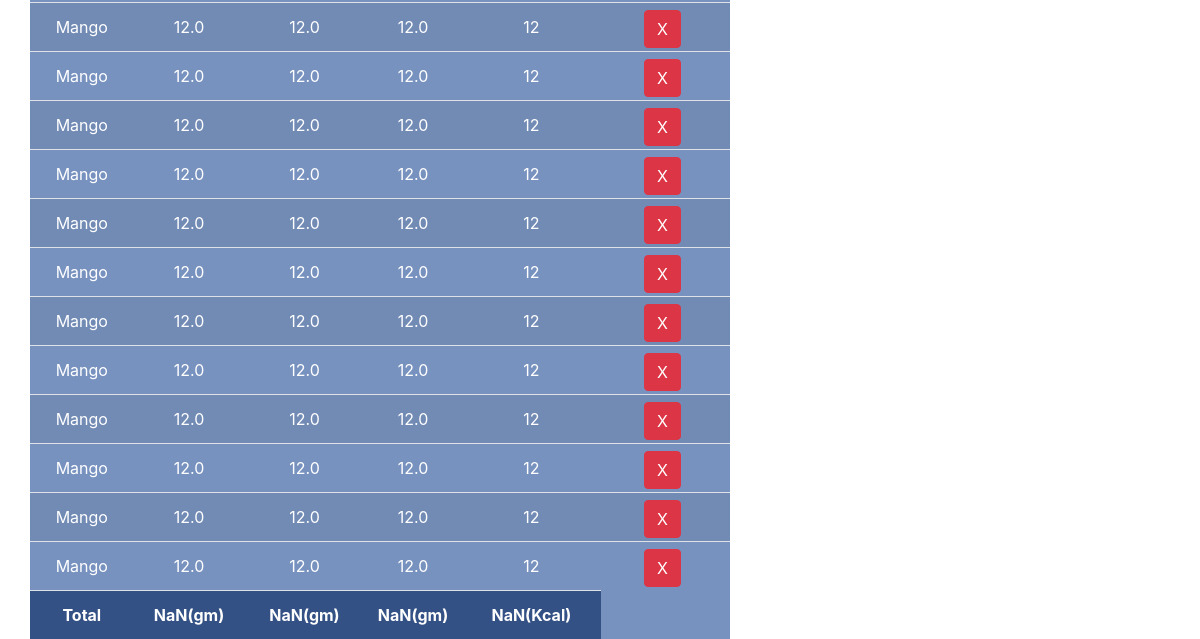
Before: /dashboard/dashboard/ (signed in, lower part) with the older database file.
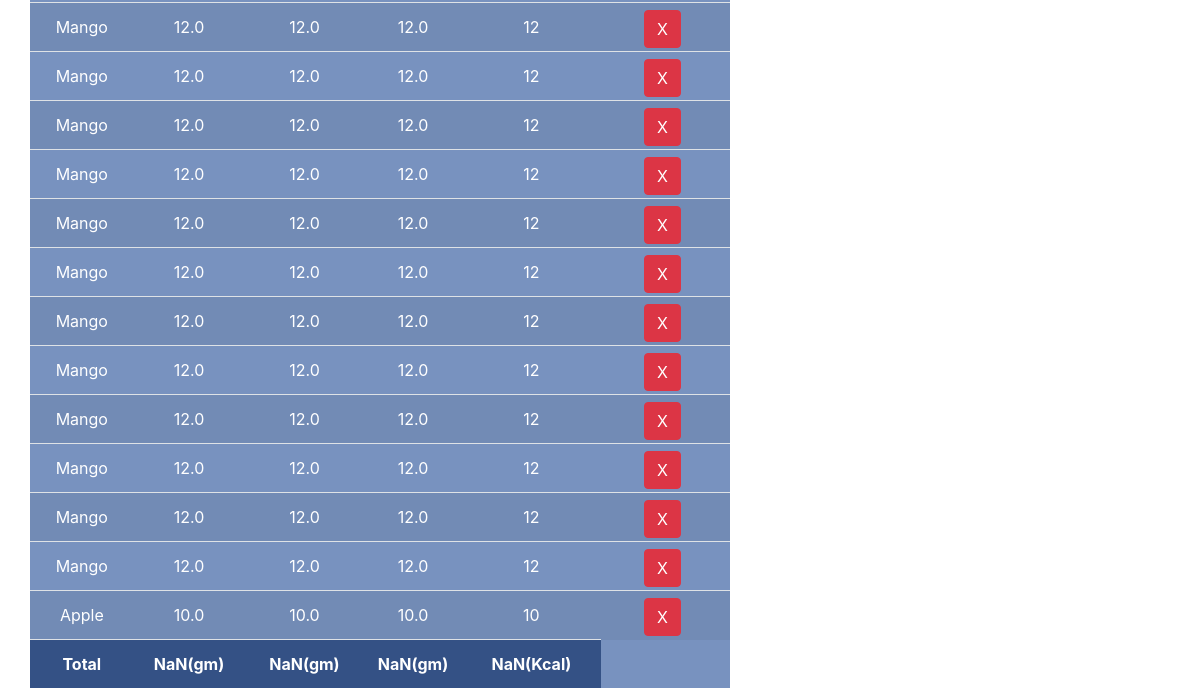
After: the same page with the newer database file.
### app/models.py (models this page shows, shortened)
class selected_item(models.Model):
    user = models.ForeignKey(User, on_delete=models.CASCADE)
    food_consumed = models.ForeignKey(Food, on_delete=models.CASCADE)

class Food(models.Model):
    name = models.CharField(max_length=100)
    carbs = models.FloatField(null=None)
    protein = models.FloatField(null=None)
    fats = models.FloatField(null=None)
    calories = models.IntegerField(null=None)

### app/views.py (the view)
# urls.py: path('dashboard/', views.dashboard , name="dashboard"),
@login_required(login_url='login')
def dashboard(request):
    if request.method == "POST":
        food_consumed = request.POST['food_consumed']
        consume = Food.objects.get(name=food_consumed)
        user = request.user
        consume = selected_item(user=user, food_consumed=consume)
        consume.save()
        foods = Food.objects.all()
        print(foods)
    else:
        foods = Food.objects.all()
    consumed_food = selected_item.objects.filter(user=request.user)
    return render(request, 'index.html', context={'foods': foods, 'consumed_food': consumed_food})

### app/templates/index.html (shortened to what this page needs)
{% extends 'base.html' %}
{% block content %}
        <br>
        <br><br>
        <div class="row">
            <div class="col-md-7">
                <table id="table" class="table table-striped" style="background-color: #7892bf; position: absolute; width: 700px; margin-left: 30px;">
                    {% for a in consumed_food %}
                    <tr>
                        <td style="text-align:center; color:white;">{{a.food_consumed.name}}</td>
                        <td style="text-align:center; color:white;">{{a.food_consumed.carbs}}</td>
                        <td style="text-align:center; color:white;">{{a.food_consumed.protein}}</td>
                        <td style="text-align:center; color:white;">{{a.food_consumed.fats}}</td>
                        <td style="text-align:center; color:white;">{{a.food_consumed.calories}}</td>
                        <td>
                            <form action=" {% url 'delete' pk=a.id %} " method="post" onsubmit="deleteConfirm(event)">
                                <button type="submit" class="btn btn-danger" style="text-align: center; position: absolute; right: 7%; margin-top: -5px;">X</button>
                            </form>
                        </td>
                    </tr>
                    {% endfor %}
                    <tr class="text-black" style="background-color: #345185; color:white;">
                        <td style="text-align:center" id="name"><b>Total</b></td>
                        <td style="text-align:center" id="totalCarbs"><b></b></td>
                        <td style="text-align:center" id="totalProtien"><b></b></td>
                        <td style="text-align:center" id="totalFats"><b></b></td>
                        <td style="text-align:center" id="totalCalories"><b></b></td>
                    </tr>
                  </table>
                </div>
            </div>
{% endblock content %}

### app/templates/base.html (shortened to what this page needs)
<!DOCTYPE html>
<html lang="en">
<head>
    <link rel="stylesheet" href="https://maxcdn.bootstrapcdn.com/bootstrap/4.0.0/css/bootstrap.min.css"
>
    {% load static %}
</head>
<body>
    {% block content %}{% endblock content %}
</body>
</html>

### app/templates/base.html (style rules this page uses)
html { font-family: 'Noto Sans', sans-serif; overflow-x: hidden; }

Changed rows visible on the page:
added selected_item: food_consumed.name "Apple", food_consumed.carbs "10.0", food_consumed.protein "10.0", food_consumed.fats "10.0", food_consumed.calories "10"
